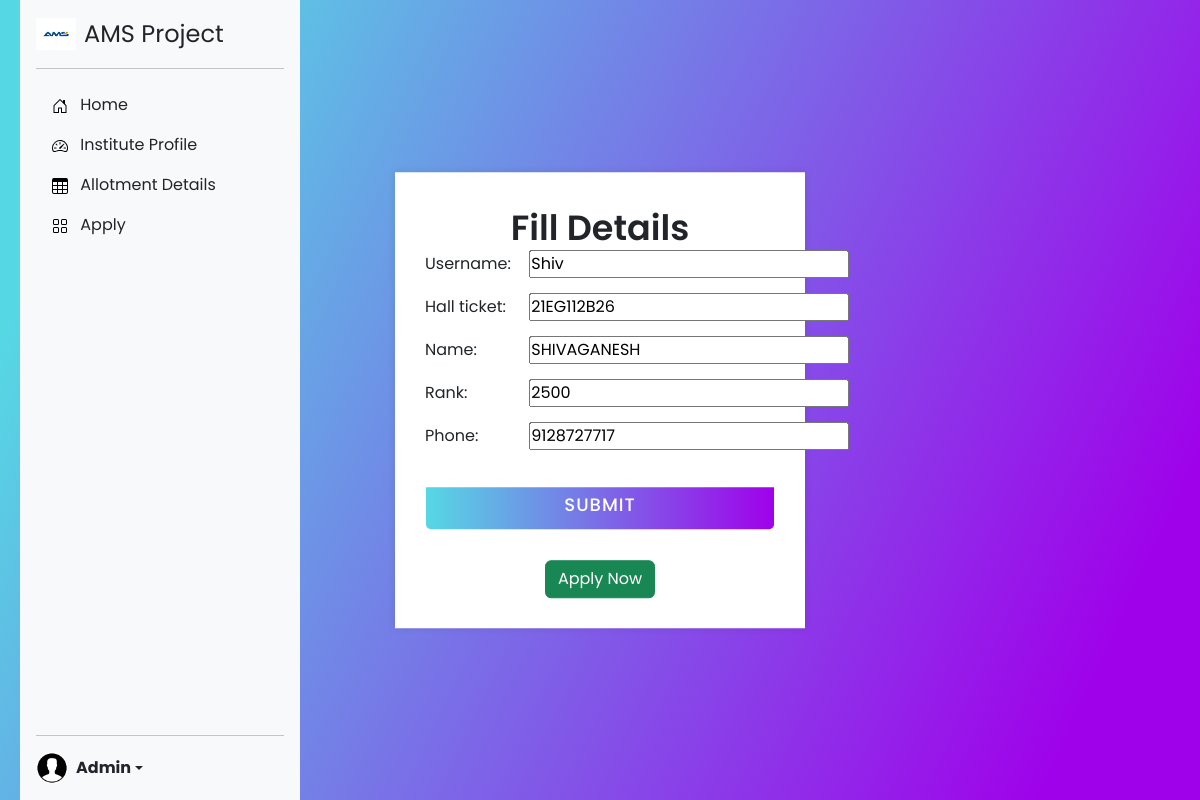
The app's page /student/8 (signed in) with its own data.
### app/models.py (models this page shows, shortened)
class Students(models.Model):
    username=models.CharField(max_length=40)
    hall_ticket=models.CharField(max_length=10)
    name=models.CharField(max_length=30)
    rank=models.CharField(max_length=8)
    phone=models.CharField(max_length=10)

### app/views.py (the view, shortened to what this page needs)
# urls.py: path('student/<int:id>',student,name='student'),
def student(request,id):
    check=0
    form=Studentform()
    user=User.objects.get(id=id)
    global s
    if Students.objects.filter(username=user):
        check=1
        s=Students.objects.get(username=user)
        form=Studentform(instance=s)
    return render(request,'student.html',{'form':form,'student':s,'check':check})

### app/forms.py (shortened to what this page needs)
class Studentform(forms.ModelForm):
    class Meta:
        model=Students
        fields='__all__'

### templates/student.html (shortened to what this page needs)
{%extends 'index.html'%}
{%block nav%}
<!DOCTYPE html>
<html lang="en" dir="ltr">
    <head>
        <link rel="stylesheet" href="style.css" />
    </head>
    <body>
        <div class="center">
            <div class="container">
                <div class="text">Fill Details</div>
                <form method="post">
                  {%for field in form%}
                  <div>
                      <label>{{field.label}}:</label>
                  <label >{{field}}</label><br>
                  </div>
                  {%endfor%}
                    <div class="btn">
                        <div class="inner"></div>
                        <button type="submit" >Submit</button>
                    </div>
                </form>
                    <div align="center">
                        {%if check %}
                        <a  href="/apply/{{student.id}}">
                            <button class="btn btn-success">Apply Now</button>
                        </a>
                        {%else%}
                            <button class="btn btn-success" disabled>Apply Now</button>
                    <p for="">Enter details to enable Apply button</p>
                        {%endif%}
                    </div>
                </div>
            </div>
    </body>
</html>
{%endblock%}

### templates/index.html (shortened to what this page needs)
{%load static%}
<!doctype html>
<html lang="en">
  <head>
  <link href="{%static 'css/bootstrap.min.css'%}" rel="stylesheet">
    <link href="{%static 'css/sidebars.css'%}" rel="stylesheet">
  </head>
  <body>
<main class="d-flex flex-nowrap">
  <div class="d-flex flex-column flex-shrink-0 p-3 bg-light" style="width: 280px;">
      <a href="/" class="d-flex align-items-center mb-3 mb-md-0 me-md-auto link-dark text-decoration-none">
        <img  class="bi pe-none me-2" width="40" height="32" src="{%static 'ams.png'%}" alt="" srcset="">
        <span class="fs-4">AMS Project</span>
      </a>
    <hr>
    <ul class="nav nav-pills flex-column mb-auto">
      <li class="nav-item">
        <a href="/" class="nav-link  link-dark nn" aria-current="page">
          <svg class="bi pe-none me-2" width="16" height="16"><use xlink:href="#home"/></svg>
          Home
        </a>
      </li>
      <li>
        <a href="/institutions" class="nav-link link-dark nn ">
          <svg class="bi pe-none me-2" width="16" height="16"><use xlink:href="#speedometer2"/></svg>
          Institute Profile
        </a>
      </li>
      <li>
        <a href="/allotments" class="nav-link link-dark nn" >
          <svg class="bi pe-none me-2" width="16" height="16"><use xlink:href="#table"/></svg>
          Allotment Details
        </a>
      </li>
      {%if request.user.is_authenticated%}
      <li>
        <a href="/student/{{user.id}}" class="nav-link link-dark nn">
          <svg class="bi pe-none me-2" width="16" height="16"><use xlink:href="#grid"/></svg>
          Apply
        </a>
      </li>
      {%endif%}
    </ul>
    <hr/>
    {%if request.user.is_authenticated%}
    <div class="dropdown">
      <a href="#" class="d-flex align-items-center link-dark text-decoration-none dropdown-toggle" data-bs-toggle="dropdown" aria-expanded="false">
        <img src="{%static 'profile.jpg'%}" alt="" width="32" height="32" class="rounded-circle me-2">
        <strong>{{user.username}}</strong>
      </a>
    </div>
  </div>
   {%else%}
  <div>
  </div>
</div>
  {%endif%}
{%block nav%}{%endblock%}
</main>
  </body>
</html>

### static/css/sidebars.css (style rules this page uses)
body { min-height: 100vh; min-height: -webkit-fill-available; }
html { height: -webkit-fill-available; }
main { height: 100vh; height: -webkit-fill-available; max-height: 100vh; overflow-x: auto; overflow-y: hidden; }
.dropdown-toggle { outline: 0; }

### templates/index.html (style rules this page uses)
* { margin: 0; padding: 0; outline: none; box-sizing: border-box; font-family: "Poppins", sans-serif; }
body { height: 100vh; width: 100%; background: linear-gradient(115deg, #56d8e4 10%, #9f01ea 90%); }
main { margin-left:20px; }

### templates/student.html (style rules this page uses)
* { margin: 0; padding: 0; outline: none; box-sizing: border-box; font-family: "Poppins", sans-serif; }
body { height: 100vh; width: 100%; background: linear-gradient(115deg, #56d8e4 10%, #9f01ea 90%); }
.show-btn, .container { position: absolute; top: 50%; left: 50%; transform: translate(-50%, -50%); }
.container { background: #fff; width: 410px; padding: 30px; box-shadow: 0 0 8px rgba(0, 0, 0, 0.1); }
.container .text { font-size: 35px; font-weight: 600; text-align: center; }
.container form { margin-top: -20px; }
form .btn { margin: 30px 0; height: 50px; width: 100%; position: relative; overflow: hidden; }
form .btn .inner { height: 100%; width: 300%; position: absolute; left: -100%; z-index: -1; background: -webkit-linear-gradient( right, #56d8e4, #9f01ea, #56d8e4, #9f01ea ); transition: all 0.4s; }
form .btn button { height: 100%; width: 100%; background: none; border: none; color: #fff; font-size: 18px; font-weight: 500; text-transform: uppercase; letter-spacing: 1px; cursor: pointer; }
label { width:100px; margin-top:15px; }

### records on screen
Students: form "Shiv" "21EG112B26" "SHIVAGANESH" "2500" "9128727717"

### other values on screen
{{ user.username }} "Admin"
{{ field.label }} "Username" "Hall ticket" "Name" "Rank" "Phone"
